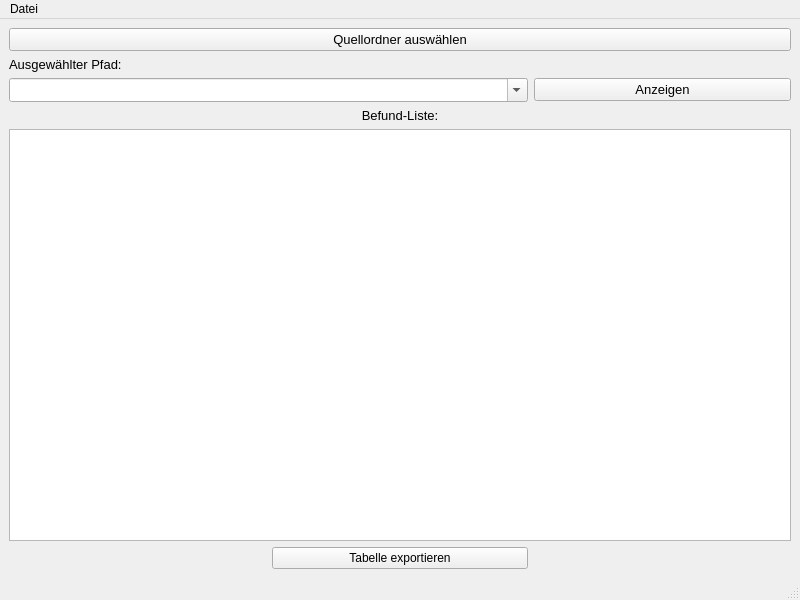
<?xml version="1.0" encoding="UTF-8"?>
<ui version="4.0">
 <class>MainWindow</class>
 <widget class="QMainWindow" name="MainWindow">
  <property name="geometry">
   <rect>
    <x>0</x>
    <y>0</y>
    <width>800</width>
    <height>600</height>
   </rect>
  </property>
  <property name="windowTitle">
   <string>MainWindow</string>
  </property>
  <widget class="QWidget" name="centralwidget">
   <layout class="QGridLayout" name="gridLayout">
    <item row="5" column="1">
     <widget class="QPushButton" name="buttonExport">
      <property name="text">
       <string>Tabelle exportieren</string>
      </property>
     </widget>
    </item>
    <item row="0" column="0" colspan="3">
     <widget class="QPushButton" name="buttonChooseDir">
      <property name="font">
       <font>
        <pointsize>10</pointsize>
       </font>
      </property>
      <property name="contextMenuPolicy">
       <enum>Qt::PreventContextMenu</enum>
      </property>
      <property name="text">
       <string>Quellordner auswählen</string>
      </property>
     </widget>
    </item>
    <item row="4" column="0" colspan="3">
     <widget class="QTableWidget" name="labValueTable">
      <property name="editTriggers">
       <set>QAbstractItemView::NoEditTriggers</set>
      </property>
      <property name="columnCount">
       <number>0</number>
      </property>
     </widget>
    </item>
    <item row="2" column="0" colspan="2">
     <widget class="QComboBox" name="labValues">
      <property name="contextMenuPolicy">
       <enum>Qt::NoContextMenu</enum>
      </property>
      <property name="editable">
       <bool>true</bool>
      </property>
      <property name="currentText">
       <string/>
      </property>
      <property name="currentIndex">
       <number>-1</number>
      </property>
      <property name="sizeAdjustPolicy">
       <enum>QComboBox::AdjustToMinimumContentsLengthWithIcon</enum>
      </property>
      <property name="placeholderText">
       <string>Laborwert auswählen:</string>
      </property>
      <property name="frame">
       <bool>true</bool>
      </property>
      <property name="modelColumn">
       <number>0</number>
      </property>
     </widget>
    </item>
    <item row="1" column="0">
     <widget class="QLabel" name="label">
      <property name="font">
       <font>
        <pointsize>10</pointsize>
       </font>
      </property>
      <property name="text">
       <string>Ausgewählter Pfad:</string>
      </property>
     </widget>
    </item>
    <item row="1" column="1" colspan="2">
     <widget class="QLabel" name="sourceDirText">
      <property name="text">
       <string/>
      </property>
     </widget>
    </item>
    <item row="2" column="2">
     <widget class="QPushButton" name="buttonShow">
      <property name="font">
       <font>
        <pointsize>10</pointsize>
       </font>
      </property>
      <property name="text">
       <string>Anzeigen</string>
      </property>
     </widget>
    </item>
    <item row="3" column="0" colspan="3">
     <widget class="QLabel" name="label_2">
      <property name="font">
       <font>
        <pointsize>10</pointsize>
       </font>
      </property>
      <property name="text">
       <string>Befund-Liste:</string>
      </property>
      <property name="alignment">
       <set>Qt::AlignCenter</set>
      </property>
     </widget>
    </item>
   </layout>
  </widget>
  <widget class="QMenuBar" name="menubar">
   <property name="geometry">
    <rect>
     <x>0</x>
     <y>0</y>
     <width>800</width>
     <height>21</height>
    </rect>
   </property>
   <widget class="QMenu" name="menu">
    <property name="title">
     <string>Datei</string>
    </property>
    <addaction name="menuOpen"/>
    <addaction name="menuExport"/>
    <addaction name="menuExit"/>
   </widget>
   <addaction name="menu"/>
  </widget>
  <widget class="QStatusBar" name="statusbar"/>
  <action name="menuExit">
   <property name="text">
    <string>Beenden</string>
   </property>
  </action>
  <action name="menuOpen">
   <property name="text">
    <string>Ordner öffnen</string>
   </property>
  </action>
  <action name="menuExport">
   <property name="text">
    <string>Tabelle exportieren</string>
   </property>
  </action>
 </widget>
 <resources/>
 <connections/>
</ui>
